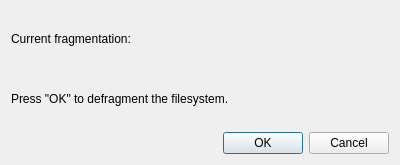
<?xml version="1.0" encoding="UTF-8"?>
<ui version="4.0">
 <class>DefragmentDialog</class>
 <widget class="QDialog" name="DefragmentDialog">
  <property name="geometry">
   <rect>
    <x>0</x>
    <y>0</y>
    <width>400</width>
    <height>165</height>
   </rect>
  </property>
  <property name="windowTitle">
   <string>Dialog</string>
  </property>
  <layout class="QVBoxLayout" name="verticalLayout_2">
   <item>
    <layout class="QVBoxLayout" name="verticalLayout">
     <item>
      <layout class="QHBoxLayout" name="horizontalLayout">
       <item>
        <widget class="QLabel" name="defragmentationTestLabel">
         <property name="text">
          <string>Current fragmentation:</string>
         </property>
        </widget>
       </item>
       <item>
        <widget class="QLabel" name="fragmentationPercentLabel">
         <property name="text">
          <string/>
         </property>
         <property name="alignment">
          <set>Qt::AlignCenter</set>
         </property>
        </widget>
       </item>
      </layout>
     </item>
     <item>
      <layout class="QHBoxLayout" name="horizontalLayout_2">
       <item>
        <widget class="QLabel" name="statusLabel">
         <property name="text">
          <string>Press &quot;OK&quot; to defragment the filesystem.</string>
         </property>
        </widget>
       </item>
      </layout>
     </item>
     <item>
      <widget class="QDialogButtonBox" name="buttonBox">
       <property name="orientation">
        <enum>Qt::Horizontal</enum>
       </property>
       <property name="standardButtons">
        <set>QDialogButtonBox::Cancel|QDialogButtonBox::Ok</set>
       </property>
      </widget>
     </item>
    </layout>
   </item>
  </layout>
 </widget>
 <resources/>
 <connections>
  <connection>
   <sender>buttonBox</sender>
   <signal>accepted()</signal>
   <receiver>DefragmentDialog</receiver>
   <slot>accept()</slot>
   <hints>
    <hint type="sourcelabel">
     <x>248</x>
     <y>254</y>
    </hint>
    <hint type="destinationlabel">
     <x>157</x>
     <y>274</y>
    </hint>
   </hints>
  </connection>
  <connection>
   <sender>buttonBox</sender>
   <signal>rejected()</signal>
   <receiver>DefragmentDialog</receiver>
   <slot>reject()</slot>
   <hints>
    <hint type="sourcelabel">
     <x>316</x>
     <y>260</y>
    </hint>
    <hint type="destinationlabel">
     <x>286</x>
     <y>274</y>
    </hint>
   </hints>
  </connection>
 </connections>
</ui>
